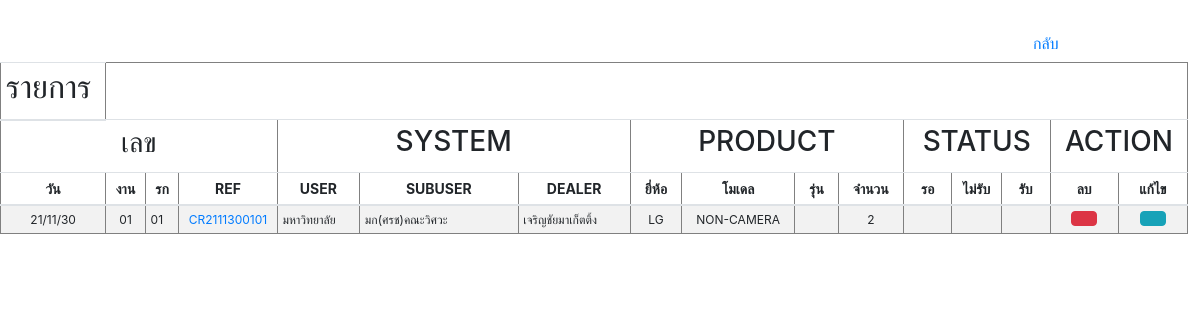
Before: /customer/customer_show.php with the older database file.
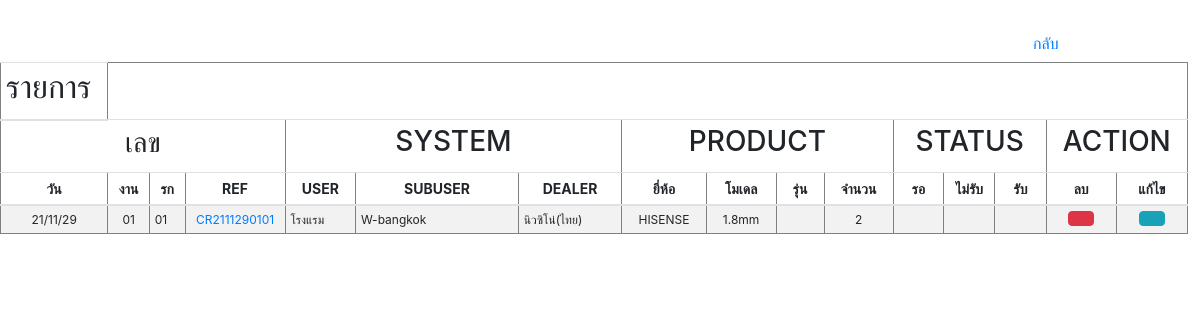
After: the same page with the newer database file.
### tables this page shows
CREATE TABLE `customer` (
  `REF_NO` varchar(255) NOT NULL,
  `CUSTOMER_ID` int(10) NOT NULL,
  `CREATE_DATE` varchar(255) NOT NULL,
  `TIME` varchar(255) NOT NULL,
  `AMOUNT` float NOT NULL,
  `PROJECT` varchar(255) NOT NULL,
  `USER` varchar(255) NOT NULL,
  `UNIT` varchar(255) DEFAULT NULL,
  `BRANDNAME` varchar(255) NOT NULL,
  `SERIES` varchar(255) NOT NULL,
  `LOGO` varchar(255) DEFAULT NULL,
  `PROVINCE` varchar(255) NOT NULL,
  `DISTRICT` varchar(255) NOT NULL,
  `SUBDISTRICT` varchar(255) NOT NULL,
  `ZIPCODE` varchar(5) NOT NULL,
  `CONTACT` varchar(255) NOT NULL,
  `DEPARTMENT` varchar(255) NOT NULL,
  `NAME` varchar(255) NOT NULL,
  `PHONE` varchar(10) NOT NULL,
  `EMAIL` varchar(255) NOT NULL,
  `DEALER` varchar(255) NOT NULL,
  `WE` varchar(255) NOT NULL DEFAULT 'Azza',
  `SUPPLIER` varchar(255) NOT NULL
);

### customer/customer_show.php (the view, shortened to what this page needs)
<?php
$conn=new Databases;
$conn = $conn->__construct();
$query = "SELECT * FROM customer";
$result = mysqli_query($conn, $query);
$idx=00;
?>
<!DOCTYPE html PUBLIC "-//W3C//DTD XHTML 1.0 Transitional//EN" "http://www.w3.org/TR/xhtml1/DTD/xhtml1-transitional.dtd">
<html xmlns="http://www.w3.org/1999/xhtml">
<head>
<link rel="stylesheet" href="https://cdn.jsdelivr.net/npm/bootstrap@4.6.0/dist/css/bootstrap.min.css">
    <link href="https://unpkg.com/gijgo@1.9.13/css/gijgo.min.css" rel="stylesheet" type="text/css" />
</head>
<body>
<br>
<a style="margin-left:85%" class="btn btn-link" href="customer.php">กลับ</a>
<table border='1' style="width:99%;" class="table table-striped table-sm">
  <thead style="font-size:14px;">
   <tr>
        <th><h2>รายการ</h2></th>
    </tr>
    <tr align="center">
        <td colspan="4"><h3>เลข</h3></td>
        <td colspan="3"><h3>SYSTEM</h3></td>
        <td colspan="4"><h3>PRODUCT</h3></td>
        <td colspan="3"><h3>STATUS</h3></td>
        <td colspan="2"><h3>ACTION</h3></td>
    </tr>
    <tr align="center">
        <th>วัน</th>
        <th>งาน</th>
        <th>รก</th>
        <th>REF</th>
        	<th>USER</th>
            <th>SUBUSER</th>
            <th>DEALER</th>
		<th>ยี่ห้อ</th>
        <th>โมเดล</th>
        <th>รุ่น</th>
        <th>จำนวน</th>
      	   <th>รอ</th>
           <th>ไม่รับ</th>
           <th>รับ</th>
     			<th>ลบ</th>
            	<th>แก้ไข</th>
     </tr>
  </thead>
  <tbody style="font-size:12px;">
      <?php
		while($row = mysqli_fetch_array($result))
		{$idx=$idx+1;
			$nrow=explode(" ",$row['LOGO']);
		?>
		<tr id=<?php echo $row["CUSTOMER_ID"];?>>
        <td width="1%" align="center"><nobr><?php echo $row['CREATE_DATE'];?></nobr></td>
    	<td width="1%" align="center"><nobr><?php echo sprintf("%02d",$row['CUSTOMER_ID']); ?></a></nobr></td>
    	<td width="1%" align="left"><nobr><?php echo sprintf("%02d",$row['CUSTOMER_ID']); ?></nobr></td>
    	<td width="1%" align="center"><nobr><a href="customer_show_user.php?ID=<?=$row['CUSTOMER_ID'];?>"><?php echo "CR".$row['REF_NO'].sprintf("%02d",$row['CUSTOMER_ID']).sprintf("%02d",$row['CUSTOMER_ID']);?></a></nobr></td>
    	<td width="2%" align="left"><nobr><?php echo $row['USER']; ?></nobr></td>
        <td width="7%" align="left"><nobr><?php echo $row['UNIT']; ?></nobr></td>
        <td width="3%" align="left"><nobr><?php echo $row['DEALER']; ?></nobr></td>
        <td width="2%" align="center"><nobr><?php echo $row['BRANDNAME']?></td>
        <td width="2%" align="center"><nobr><?php echo $nrow[0]?></td>
        <td width="2%" align="center"><nobr><?php echo $nrow[1]?></td>
        <td width="2%" align="center"><nobr><?php echo $row['AMOUNT']?></td>
        <td width="1%" style="cursor: pointer;" id="U2D"></td>
        <td width="1%" style="cursor: pointer;" id="D2W"></td>
        <td width="1%" style="cursor: pointer;" id="W2S"></td>
        <td width="1%" align="center"><button class="btn btn-danger dels" id="dels" name="dels" onclick="dels(<?php echo $row["CUSTOMER_ID"];?>)" ></button></td>
        <td width="1%" align="center" ><button class="btn btn-info edits" id="edits" name="edits" data-toggle="modal" data-target="#myModal-2" onclick="edits(<?php echo $row["CUSTOMER_ID"];?>)" ></button></td>
		</tr>
        <?php
		}
?>
   </tbody>
</table>
</body>
</body>
</html>

### customer/customer_show.php (style rules this page uses)
.dels { height: 15px; width:15px; }
.edits { height: 15px; width:15px; }

Changed rows visible on the page:
changed customer "01": CREATE_DATE "21/11/30" → "21/11/29"; REF_NO "211130" → "211129"; USER "มหาวิทยาลัย" → "โรงแรม"; UNIT "มก(ศรช)คณะวิศวะ" → "W-bangkok"; DEALER "เจริญชัยมาเก็ตติ้ง" → "นิวซิโน่(ไทย)"; BRANDNAME "LG" → "HISENSE"; LOGO "NON-CAMERA" → "1.8mm"
